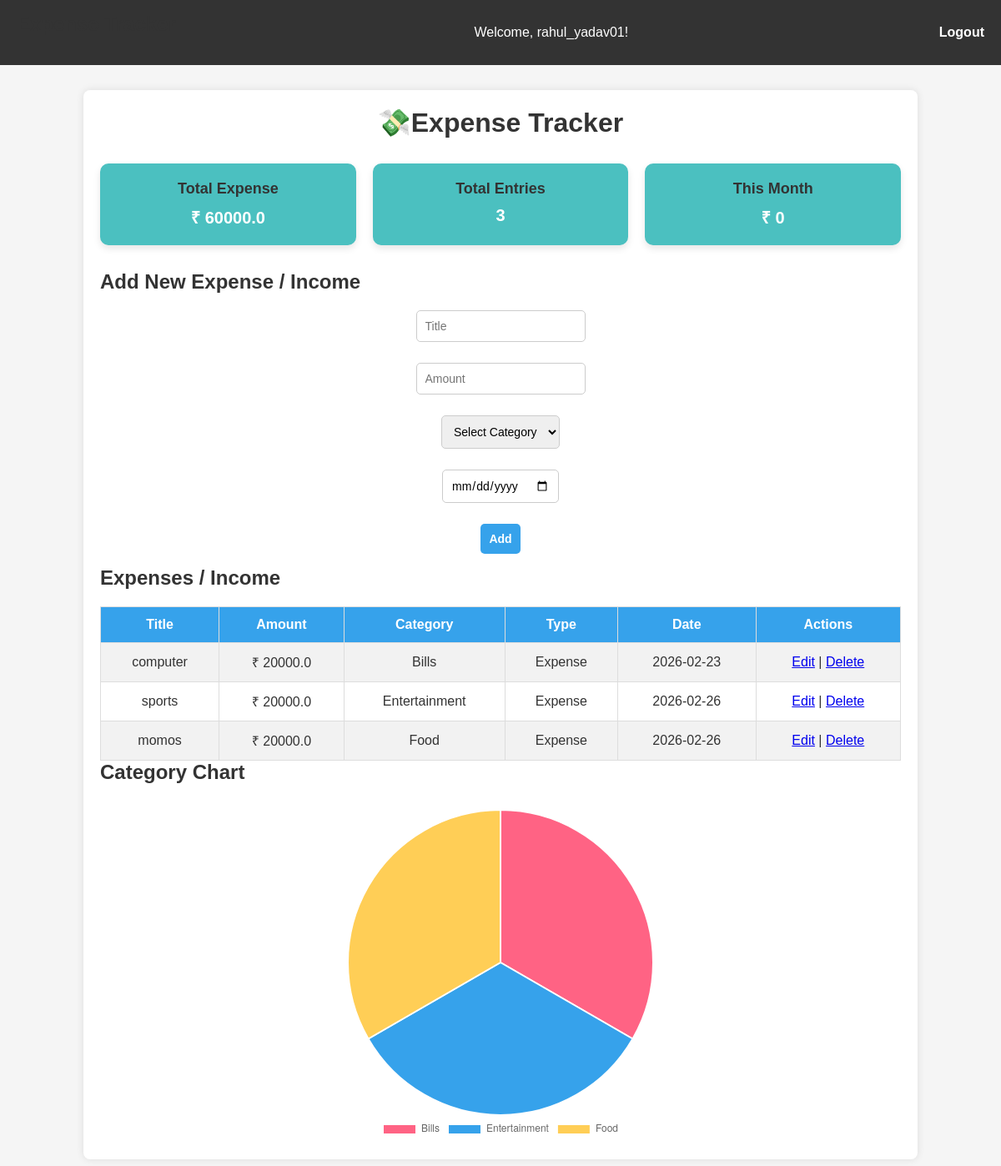
The page / (signed in) on the database its author committed.
### tables this page shows
CREATE TABLE expenses (
            id INTEGER PRIMARY KEY AUTOINCREMENT,
            title TEXT NOT NULL,
            amount REAL NOT NULL,
            category TEXT NOT NULL,
            type TEXT NOT NULL,
            date TEXT NOT NULL,
            user_id INTEGER NOT NULL,
            FOREIGN KEY(user_id) REFERENCES users(id)
        );

### app.py (the view)
@app.route("/")
@login_required
def index():
    user_id = session["user_id"]
    conn = sqlite3.connect(db_path)
    cursor = conn.cursor()
    cursor.execute("SELECT * FROM expenses WHERE user_id=? ORDER BY id DESC", (user_id,))
    expenses = cursor.fetchall()
    cursor.execute("SELECT SUM(amount) FROM expenses WHERE user_id=?", (user_id,))
    total = cursor.fetchone()[0] or 0
    cursor.execute("SELECT COUNT(*) FROM expenses WHERE user_id=?", (user_id,))
    entries = cursor.fetchone()[0] or 0
    cursor.execute("""
        SELECT SUM(amount)
        FROM expenses
        WHERE user_id=? AND strftime('%Y-%m', date)=strftime('%Y-%m','now')
    """, (user_id,))
    monthly_total = cursor.fetchone()[0] or 0
    cursor.execute("SELECT category, SUM(amount) FROM expenses WHERE user_id=? GROUP BY category", (user_id,))
    category_data = cursor.fetchall()
    categories = [row[0] for row in category_data] if category_data else []
    amounts = [row[1] for row in category_data] if category_data else []
    conn.close()
    return render_template(
        "index.html",
        expenses=expenses,
        total=total,
        entries=entries,
        monthly_total=monthly_total,
        categories=categories,
        amounts=amounts
    )

### app.py (called while the page is built)
def login_required(f):
    @wraps(f)
    def decorated(*args, **kwargs):
        if "user_id" not in session:
            return redirect(url_for("login"))
        return f(*args, **kwargs)
    return decorated

### templates/index.html (shortened to what this page needs)
{% extends "base.html" %}
{% block content %}
<h1>💸Expense Tracker </h1>
<div class="dashboard-cards">
    <div class="card">
        <h3>Total Expense</h3>
        <p>₹ {{ total }}</p>
    </div>
    <div class="card">
        <h3>Total Entries</h3>
        <p>{{ entries }}</p>
    </div>
    <div class="card">
        <h3>This Month</h3>
        <p>₹ {{ monthly_total }}</p>
    </div>
</div>
<h2>Add New Expense / Income</h2>
<form action="{{ url_for('add') }}" method="POST" class="expense-form">
    <input type="text" name="title" placeholder="Title" required>
    <input type="number" step="0.01" name="amount" placeholder="Amount" required>
    <select name="category" required>
    <option value="">Select Category</option>
</select>
    <input type="date" name="date" required>
    <button type="submit">Add</button>
</form>
<h2>Expenses / Income</h2>
<table>
    <tr>
        <th>Title</th>
        <th>Amount</th>
        <th>Category</th>
        <th>Type</th>
        <th>Date</th>
        <th>Actions</th>
    </tr>
    {% for e in expenses %}
    <tr>
        <td>{{ e[1] }}</td>
        <td>₹ {{ e[2] }}</td>
        <td>{{ e[3] }}</td>
        <td>{{ e[4] }}</td>
        <td>{{ e[5] }}</td>
        <td>
            <a href="{{ url_for('edit', id=e[0]) }}">Edit</a> |
            <a href="{{ url_for('delete', id=e[0]) }}">Delete</a>
        </td>
    </tr>
    {% endfor %}
</table>
<h2>Category Chart</h2>
<div class="chart-container">
    <canvas id="expenseChart" width="400" height="400"></canvas>
</div>
<script>
document.addEventListener("DOMContentLoaded", function () {
    const ctx = document.getElementById("expenseChart").getContext("2d");
    const categories = JSON.parse('{{ categories | tojson | safe }}');
    const amounts = JSON.parse('{{ amounts | tojson | safe }}');
    if (categories.length > 0) {
        new Chart(ctx, {
            type: "pie",
            data: {
                labels: categories,
                datasets: [{
                    data: amounts,
                    backgroundColor: [
                        "#FF6384", "#36A2EB", "#FFCE56",
                        "#4BC0C0", "#9966FF", "#FF9F40"
                    ]
                }]
            },
            options: {
                responsive: true,
                plugins: {
                    legend: { position: 'bottom' }
                }
            }
        });
    }
});
</script>
{% endblock %}

### static/style.css (style rules this page uses)
* { box-sizing: border-box; margin: 0; padding: 0; font-family: Arial, sans-serif; }
body { background-color: #f5f5f5; color: #333; min-height: 100vh; }
h1, h2, h3 { margin-bottom: 20px; color: #333; }
h1 { text-align: center; margin-bottom: 30px; }
.dashboard-cards { display: flex; gap: 20px; flex-wrap: wrap; margin-bottom: 30px; }
.card { background-color: #4BC0C0; color: #fff; flex: 1; padding: 20px; border-radius: 10px; text-align: center; min-width: 150px; box-shadow: 0 4px 8px rgba(0,0,0,0.1); }
.card h3 { margin-bottom: 10px; font-size: 18px; }
.card p { font-size: 20px; font-weight: bold; }
form { margin-bottom: 30px; display: flex; flex-wrap: wrap; gap: 10px; align-items: center; }
form input, form select, form button { padding: 10px; border-radius: 5px; border: 1px solid #ccc; font-size: 14px; }
form input[type="text"], form input[type="number"], form input[type="date"], form select { flex: 1; }
form button { background-color: #36A2EB; color: #fff; border: none; cursor: pointer; transition: 0.3s; }
table { width: 100%; border-collapse: collapse; margin-top: 20px; }
table, th, td { border: 1px solid #ddd; }
th, td { padding: 12px; text-align: center; }
th { background-color: #36A2EB; color: #fff; }
tr:nth-child(even) { background-color: #f2f2f2; }
.chart-container { margin-top: 30px; max-width: 400px; margin-left: auto; margin-right: auto; }
form { max-width: 500px; margin: 0 auto; display: flex; flex-direction: column; }
form input, form select, form button { margin-bottom: 15px; }
form button { font-weight: bold; }

### rows shown on the page
expenses: title "computer", amount "20000.0", category "Bills", type "Expense", date "2026-02-23"
expenses: title "sports", amount "20000.0", category "Entertainment", type "Expense", date "2026-02-26"
expenses: title "momos", amount "20000.0", category "Food", type "Expense", date "2026-02-26"

### other values the page prints
{{ session['username'] }} "rahul_yadav01"
{{ total }} "60000.0"
{{ entries }} "3"
{{ monthly_total }} "0"
chart data {{ categories | tojson | safe }} ["Bills", "Entertainment", "Food"]
chart data {{ amounts | tojson | safe }} [20000.0, 20000.0, 20000.0]
